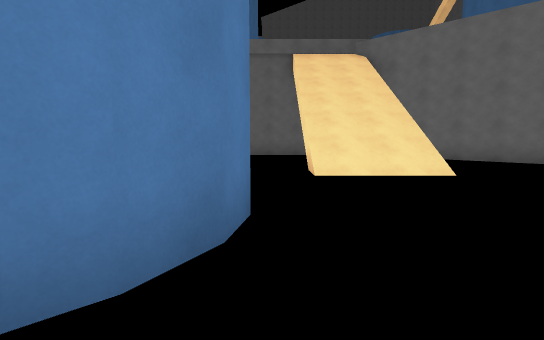
view 1 (above)

24 first-person views from a walk through a 3-D level made in the Unity game engine. The camera is 1.4 m above the floor, tilts 6° down and sees 80° across. The floor is counted in squares, 2 m on a side. Each view is taken from the middle of a square. On the plan, view 1 faces up. The plan holds only what a view shows up to about 10 squares ahead; the rest is blank. The place goes on beyond the plan.

view 2
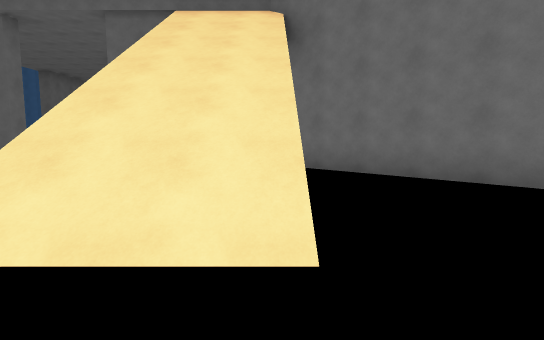

view 3
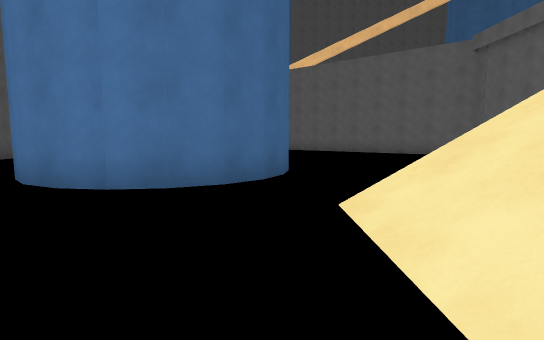

view 4
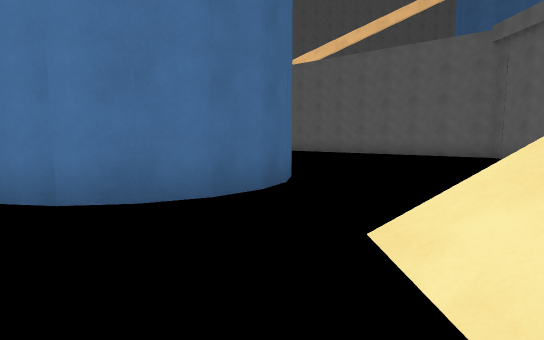

view 5
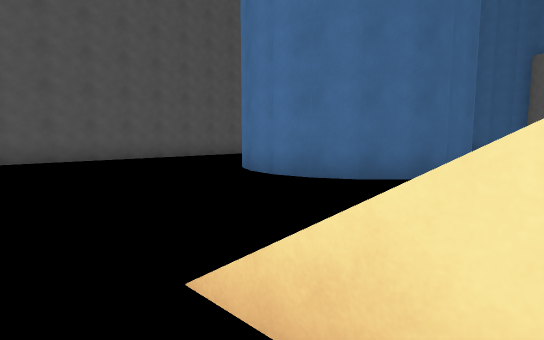

view 6
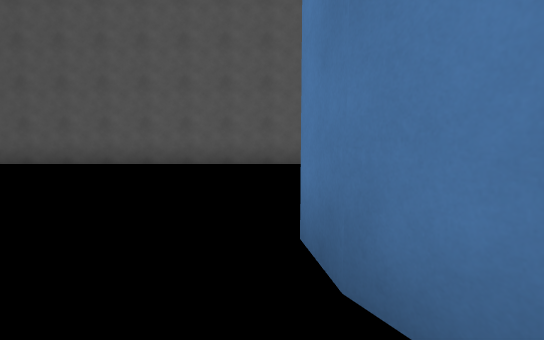

view 7
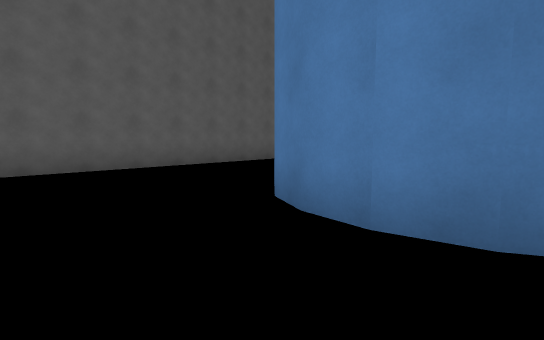

view 8
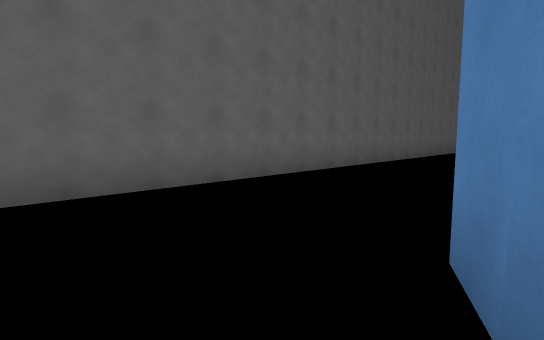

view 9
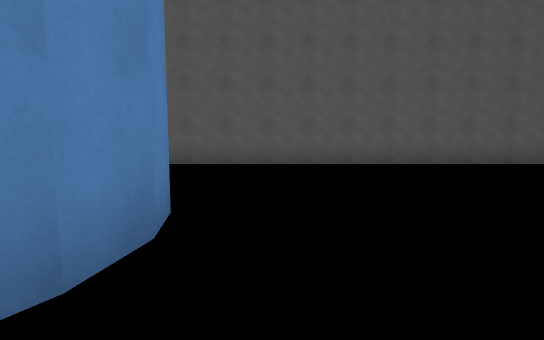

view 10
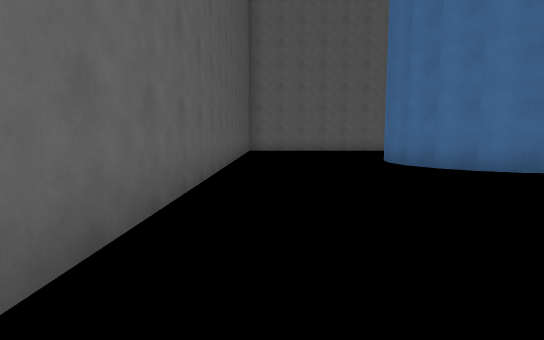

view 11
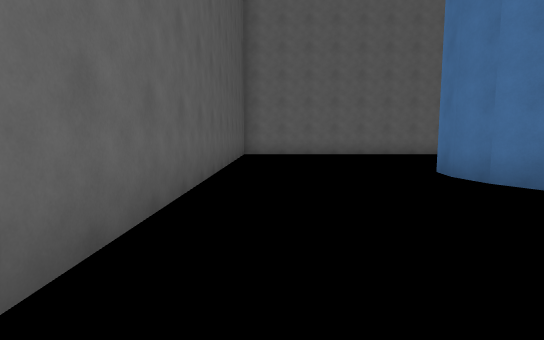

view 12
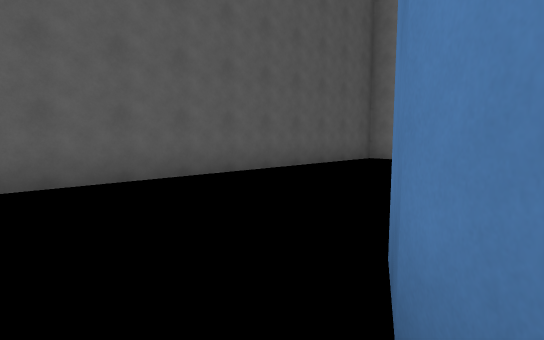

view 13
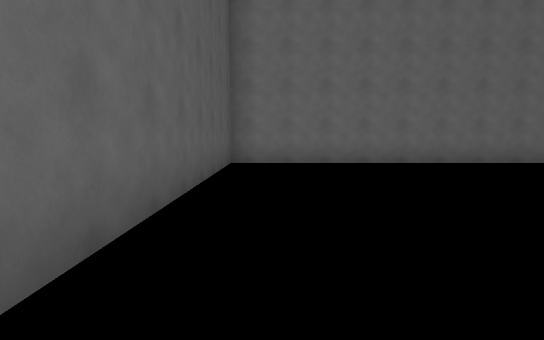

view 14
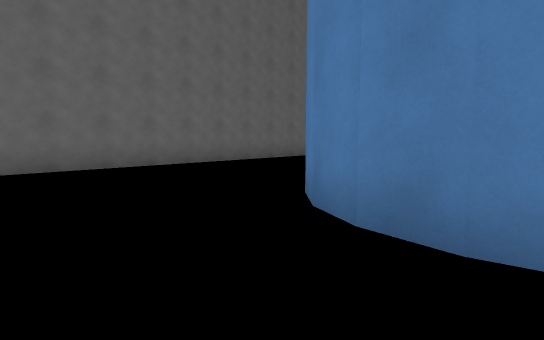

view 15
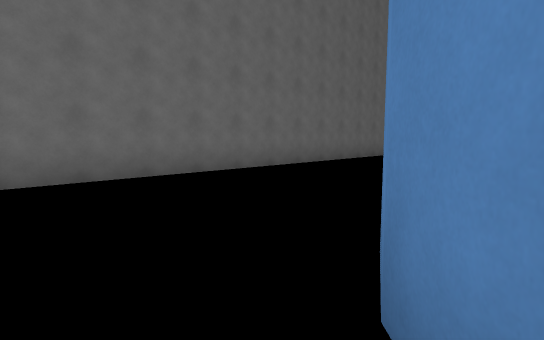

view 16
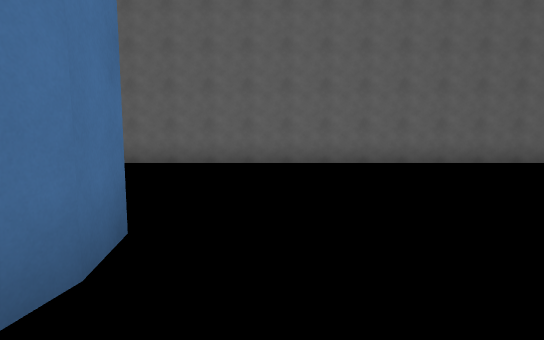

view 17
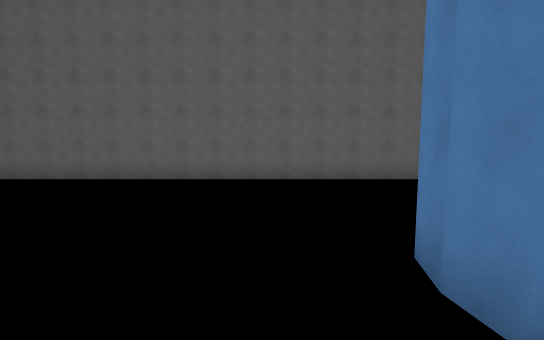

view 18
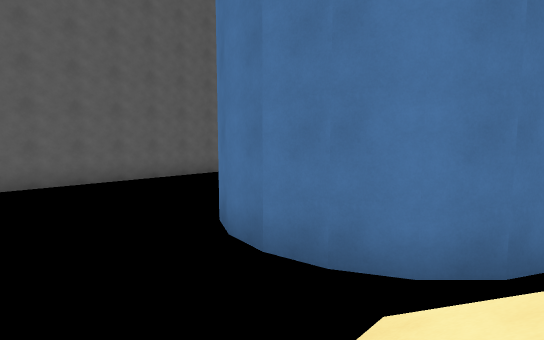

view 19
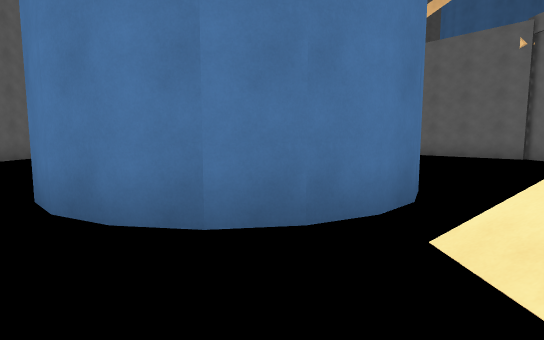

view 20
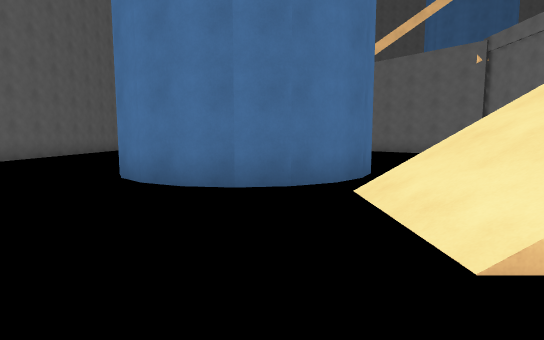

view 21
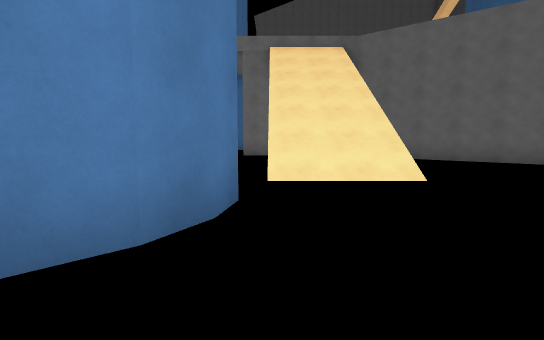

view 22
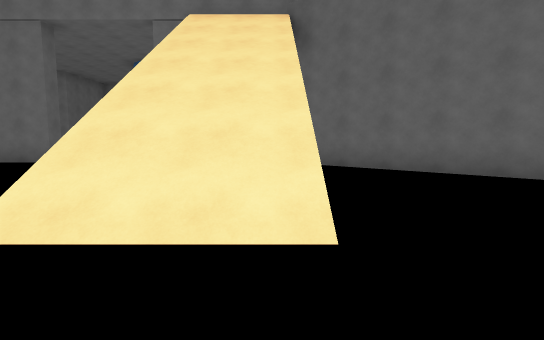

view 23
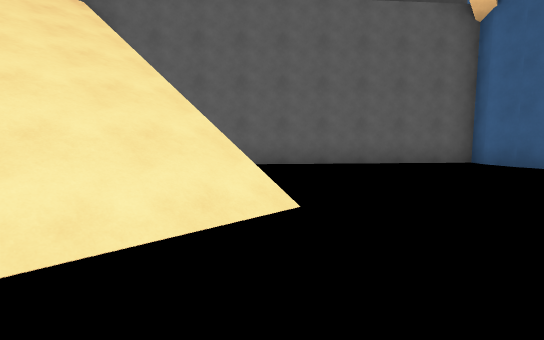

view 24
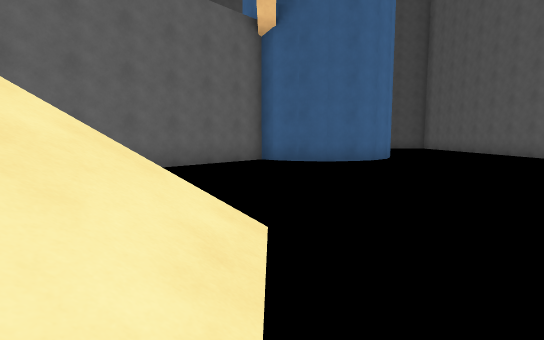

### Floor plan
Key: @ floor where view 1 was taken; # wall or solid block; . floor; / step, stairs or slope.
Columns run from 23 left of view 1 to 7 right of it. Each row starts with its distance up from view 1.
 23 #              ##
 22 #               #
 21 #               #
 20 #               #
 19 #               #
 18 #.
 17 #.       ##
 16 #.    ####.
 15 #.  .  . /#
 14 #.       ///
 13 #.     ..///
 12 #.             #####
 11 #.      .     ##
 10 #.           ##             ##
  9 #.           #               ##
  8 #.                      ///   #
  7 #.       .              ///.
  6 #.     ## #            .///
  5 #        ##      .  ## .....
  4 #         #       #   #  ..
  3 #         #       #   #
  2 #         .       #   #.
  1 #     .##            ##.
  0 #                      @
 -1 #       .
 -2 #        .   .  .
 -3 ###############################

Where each view was taken, in squares from view 1:
view 1: 0 up, 0 right, facing up
view 2: 4 up, 3 right, facing up
view 3: 5 up, 4 right, facing left
view 4: 5 up, 3 right, facing left
view 5: 7 up, 4 right, facing down-left
view 6: 5 up, 0 right, facing down
view 7: 4 up, 2 right, facing down-left
view 8: 1 up, 0 right, facing down-left
view 9: 5 up, 6 left, facing down
view 10: 2 down, 7 left, facing left
view 11: 2 down, 10 left, facing left
view 12: 2 up, 13 left, facing down-left
view 13: 2 down, 14 left, facing left
view 14: 1 down, 15 left, facing up-left
view 15: 1 up, 17 left, facing up-left
view 16: 7 up, 14 left, facing left
view 17: 14 up, 13 left, facing left
view 18: 13 up, 13 left, facing up-left
view 19: 13 up, 15 left, facing up
view 20: 11 up, 15 left, facing up
view 21: 15 up, 19 left, facing right
view 22: 13 up, 16 left, facing right
view 23: 15 up, 16 left, facing down-right
view 24: 15 up, 14 left, facing down
